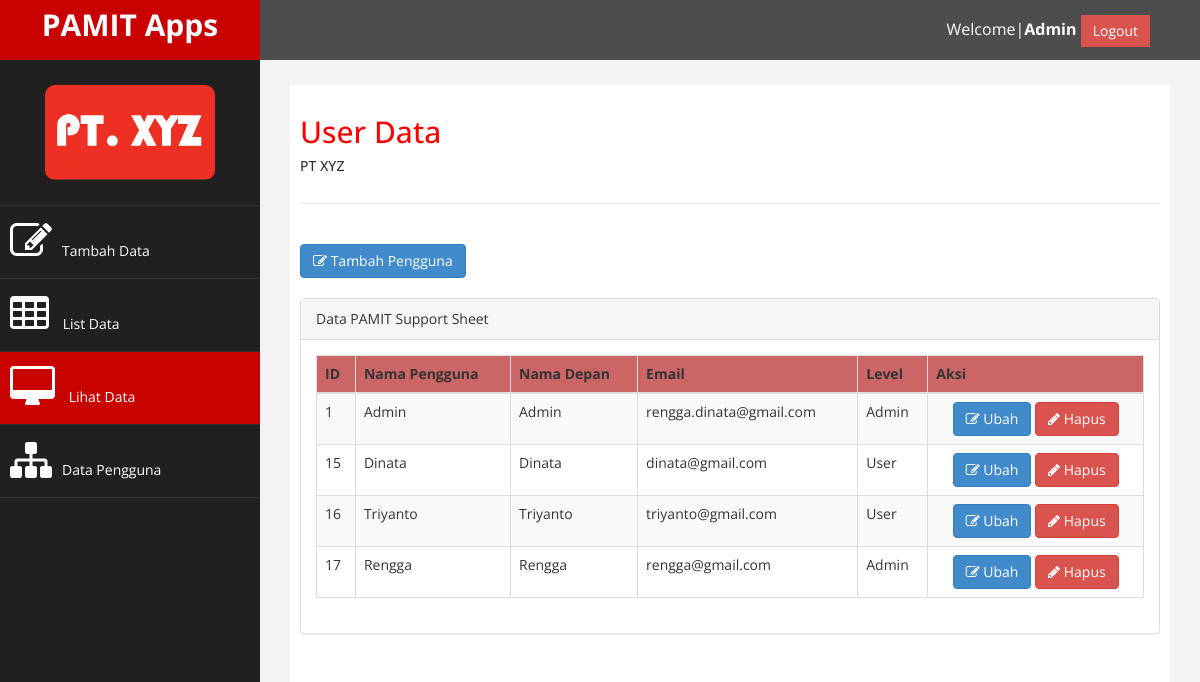
The app's page /it_support/admin-user.php (signed in) with its own data.
### tables this page shows
CREATE TABLE `user_em` (
  `id` int(11) NOT NULL,
  `username` varchar(32) NOT NULL,
  `password` varchar(32) NOT NULL,
  `nama` varchar(32) NOT NULL,
  `email` varchar(32) NOT NULL,
  `level` int(11) NOT NULL
);

### it_support/admin-user.php (the view, shortened to what this page needs)
<!DOCTYPE html>
<html xmlns="http://www.w3.org/1999/xhtml">
<head>
    <link href="assets/css/bootstrap.css" rel="stylesheet" />
    <link href="assets/css/font-awesome.css" rel="stylesheet" />
    <link href="assets/css/custom.css" rel="stylesheet" />
    <link href="assets/js/dataTables/dataTables.bootstrap.css" rel="stylesheet" />
	<link href="assets/css/button.css" rel="stylesheet" type="text/css" />
	<link href="assets/css/button2.css" rel="stylesheet" type="text/css" />
</head>
<body>
    <div id="wrapper">
        <nav class="navbar navbar-default navbar-cls-top " role="navigation" style="margin-bottom: 0">
            <div class="navbar-header">
                <a class="navbar-brand" href="#">PAMIT Apps</a>
            </div>
			<div style="color: white;
			padding: 15px 50px 5px 50px;
			float: right;
			font-size: 16px;"> <?php echo "Welcome|<strong>".$_SESSION['admin']."</strong>  "; ?> <a href="logout.php" class="btn btn-danger square-btn-adjust">Logout</a> </div>
        </nav>
                <nav class="navbar-default navbar-side" role="navigation">
            <div class="sidebar-collapse">
                <ul class="nav" id="main-menu">
				<li class="text-center">
                    <img src="assets/img/logo_pt.jpg" class="user-image img-responsive"/>
					</li>
                   	<li>
                        <a  href="admin-input.php"><i class="fa fa-edit fa-3x"></i>Tambah Data</a>
                    </li>
                    <li  >
                        <a href="admin-list.php"><i class="fa fa-table fa-3x"></i> List Data</a>
                    </li>
					<li>
                        <a class="active-menu" href="admin-view-list.php"><i class="fa fa-desktop fa-3x"></i> Lihat Data</a>
                    </li>
					<li>
                        <a href="admin-user.php"><i class="fa fa-sitemap fa-3x"></i>Data Pengguna</a>
                    </li>
               </ul>
            </div>
        </nav>
        <div id="page-wrapper" >
            <div id="page-inner">
                <div class="row">
                    <div class="col-md-12">
                     <h2>User Data</h2>
                        <h5>PT XYZ </h5>
                    </div>
                </div>
                <hr />
     		<br>
		<a href="admin-add-user.php" class="btn btn-primary"><i class="fa fa-edit "></i> Tambah Pengguna </a>
		<br><br>
            <div class="row">
                <div class="col-md-12">
                    <div class="panel panel-default">
                        <div class="panel-heading">
                             Data PAMIT Support Sheet
                        </div>
                        <div class="panel-body">
                            <div class="table-responsive">
                                <table class="table table-striped table-bordered table-hover">
                                    <thead>
                                        <tr>
											<th>ID </th>
                                            <th>Nama Pengguna</th>
											<th>Nama Depan</th>
											<th>Email</th>
											<th>Level</th>
											<th>Aksi</th>
                                        </tr>
                                    </thead>
									<tbody>
										<?php
												if(isset($_GET['search'])){
													$search=$_GET['search'];
													$a=mysql_query("Select id, DATE_FORMAT(date1, '%d-%m-%Y') as tanggal1, DATE_FORMAT(date2, '%d-%m-%Y') as tanggal2, title, status, verify from sheet_em where title like '%$search%' or keterangan1 like '%$search%' or keterangan2 like '%$search%' or status like '%$search%' or effects like '%$search%' or pic like '%$search%' or location like '%$search%' order by id");
												}else{
													$a=mysql_query("Select id, username, password, nama, email, level from user_em order by id");
												}
												while($b=mysql_fetch_array($a)){
										?>
												<tr>
													<td><?php echo $b['id'];?></td>
													<td><?php echo $b['username'] ?></td>
													<td><?php echo $b['nama']?></td>
													<td><?php echo $b['email']?></td>
													<td><?php
														if($b['level'] == 1) {
															echo "Admin";
														} else {
															echo "User";
														} ?></td>
													<td align="center">
														<a href="admin-edit-user.php?id=<?php echo $b['id'] ?>"><button class="btn btn-primary"><i class="fa fa-edit "></i> Ubah</button></a>
														<a href="hapus-user.php?id=<?php echo $b['id'] ?>" onclick="return confirm('Are you sure to DELETE this record ?')"><button class="btn btn-danger"><i class="fa fa-pencil"></i> Hapus</button></a>
													</td>
												</tr>
										<?php
											}
										?>
                                    </tbody>
                                </table>
                            </div>
                        </div>
                    </div>
                </div>
            </div>
        </div>
    </div>
            </div>
</body>
</html>

### it_support/assets/css/custom.css (style rules this page uses)
body { font-family: 'Open Sans', sans-serif; }
#wrapper { width: 100%; background:#202020; }
#page-wrapper { padding: 15px 15px; min-height: 600px; background:#F3F3F3; }
#page-inner { width:100%; margin:10px 20px 10px 0px; background-color:#fff!important; padding:10px; min-height:1200px; }
.text-center { text-align:center; }
h2 { color: #f00; }
.square-btn-adjust { border: 0px solid transparent; -webkit-border-radius: 0px; -moz-border-radius: 0px; border-radius: 0px; }
.user-image { margin: 25px auto; -webkit-border-radius: 10px; -moz-border-radius: 10px; border-radius: 10px; max-height:170px; max-width:170px; }
.navbar-cls-top .navbar-brand { color: #fff; background: #C90000; width: 260px; text-align: center; height: 60px; font-size: 30px; font-weight: 700; }
.active-menu { background-color:#C90000!important; }
.sidebar-collapse , .sidebar-collapse .nav { background:none; }
.sidebar-collapse .nav { padding:0; }
.sidebar-collapse .nav > li > a { color:#fff; background:#202020; text-shadow:none; }
.sidebar-collapse > .nav > li > a { padding:15px 10px; }
.sidebar-collapse > .nav > li { border-bottom: 1px solid rgba(107, 108, 109, 0.19); }
.navbar-side { border:none; background-color: #202020; }
.navbar-cls-top { background:#4D4D4D; border-bottom:none; }
.navbar-default { border:0px solid black; }
.navbar-header { background: #A70303; }
.nav > li > a > i { margin-right:10px; }
@media (min-width:768px) { #page-wrapper { margin: 0 0 0 260px; padding: 15px 30px; min-height: 1200px; } }
@media (min-width:768px) { .navbar-side { z-index: 1; position: absolute; width: 260px; } }
@media (min-width:768px) { .navbar { border-radius: 0px; } }

### it_support/assets/css/button.css (style rules this page uses)
body { background: black; }

### it_support/assets/css/button2.css (style rules this page uses)
body { background: black; }

### it_support/admin-user.php (style rules this page uses)
tbody > tr:nth-child(2n+1) > td, tbody > tr:nth-child(2n+1) > th { background-color: #ededed; }
table { width: 70%; margin: auto; border-collapse: collapse; box-shadow: darkgrey 3px; }
thead tr { background-color: #C66; }

### records on screen
user_em: id "1", username "Admin", nama "Admin", email "rengga.dinata@gmail.com", level "Admin"
user_em: id "15", username "Dinata", nama "Dinata", email "dinata@gmail.com", level "User"
user_em: id "16", username "Triyanto", nama "Triyanto", email "triyanto@gmail.com", level "User"
user_em: id "17", username "Rengga", nama "Rengga", email "rengga@gmail.com", level "Admin"

### other values on screen
$_SESSION['admin'] "Admin"
